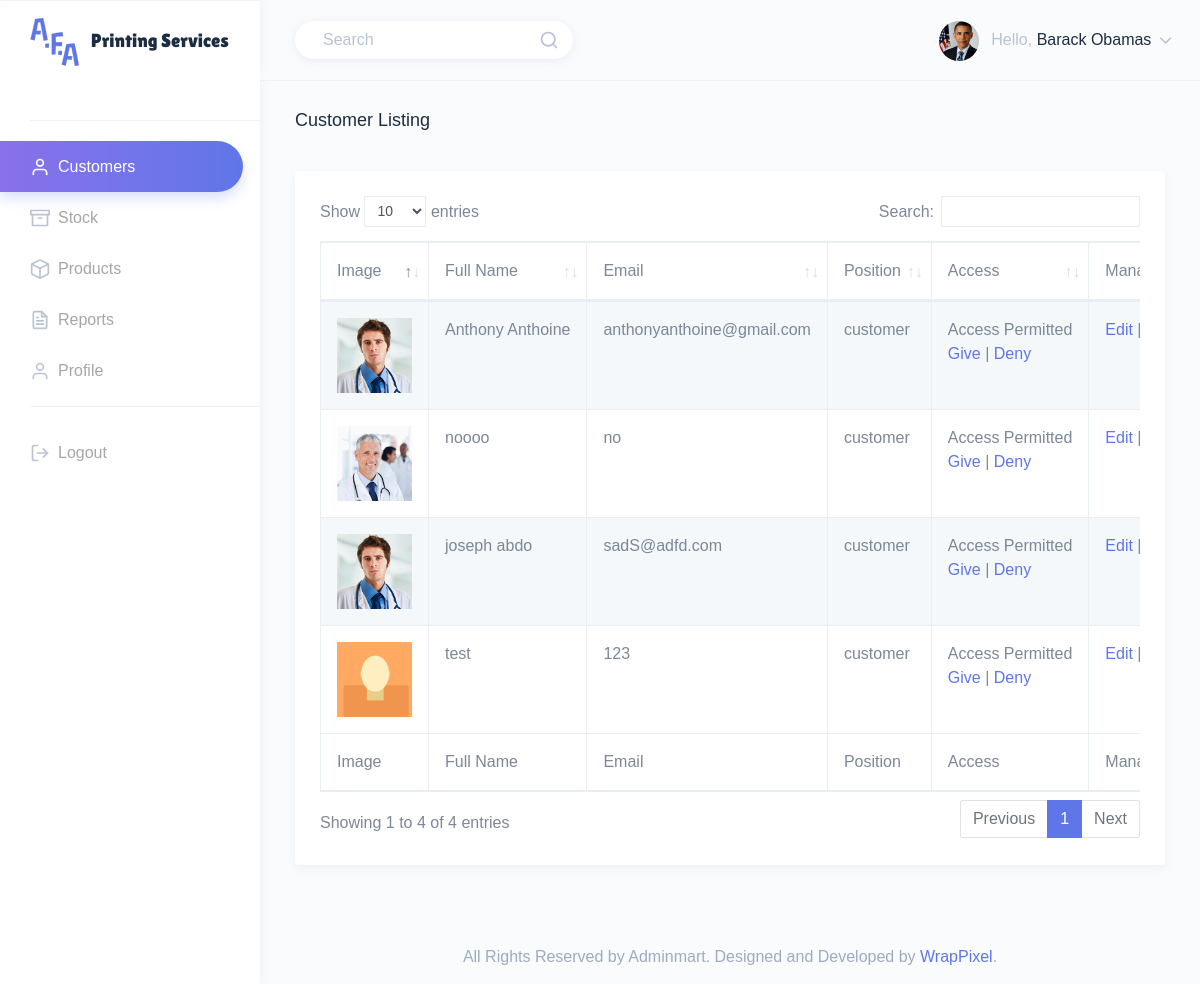
The app's page /src/html/manager/index.php (signed in) with its own data.
### tables this page shows
CREATE TABLE IF NOT EXISTS `user` (
  `user_id` int(11) NOT NULL AUTO_INCREMENT,
  `full_name` varchar(150) NOT NULL,
  `email` varchar(150) NOT NULL,
  `phone` varchar(150) NOT NULL,
  `username` varchar(150) NOT NULL,
  `password` varchar(150) NOT NULL,
  `role` int(11) NOT NULL,
  `access` tinyint(1) NOT NULL,
  `image_url` varchar(150) NOT NULL,
  PRIMARY KEY (`user_id`),
  KEY `role` (`role`)
);

CREATE TABLE IF NOT EXISTS `customer` (
  `customer_id` int(11) NOT NULL AUTO_INCREMENT,
  `full_name` varchar(150) NOT NULL,
  `email` varchar(150) NOT NULL,
  `phone` varchar(150) NOT NULL,
  `username` varchar(150) NOT NULL,
  `password` varchar(255) NOT NULL,
  `image_url` varchar(150) NOT NULL,
  `access` tinyint(1) NOT NULL,
  PRIMARY KEY (`customer_id`)
);

### src/html/manager/index.php (the view, shortened to what this page needs)
<?php
    require_once('../../database/db.php');
    $sql = "SELECT full_name, image_url FROM user WHERE user_id=".$_SESSION['id']."";
    $query_result = mysqli_query($conn, $sql);
    while($record = mysqli_fetch_assoc($query_result)) {
      $user_info[] = $record;
    }
    $image_path=json_decode($user_info[0]['image_url'], true);
    $sql = "SELECT * FROM customer";
    $query_result = mysqli_query($conn, $sql);
    while($record = mysqli_fetch_assoc($query_result)) {
      $customer[] = $record;
    }
?>
<!DOCTYPE html>
<html dir="ltr" lang="en">
<head>
    <link href="../../assets/extra-libs/datatables.net-bs4/css/dataTables.bootstrap4.css" rel="stylesheet">
    <link href="../../dist/css/style.min.css" rel="stylesheet">
</head>
<body>
    <div id="main-wrapper" data-theme="light" data-layout="vertical" data-navbarbg="skin6" data-sidebartype="full" data-sidebar-position="fixed" data-header-position="fixed" data-boxed-layout="full">
        <header class="topbar" data-navbarbg="skin6">
            <nav class="navbar top-navbar navbar-expand-md">
                <div class="navbar-header" data-logobg="skin6">
                    <div class="navbar-brand">
                        <a href="index.php">
                            <b class="logo-icon">
                                <img src="../../assets/images/logo-icon-1.svg" alt="homepage" class="dark-logo" />
                            </b>
                            <span class="logo-text">
                                <img src="../../assets/images/logo-text-1.svg" alt="homepage" class="dark-logo" />
                            </span>
                        </a>
                    </div>
                </div>
                <div class="navbar-collapse collapse" id="navbarSupportedContent">
                    <ul class="navbar-nav float-left mr-auto ml-3 pl-1">
                      <li class="nav-item d-none d-md-block">
                          <a class="nav-link" href="javascript:void(0)">
                              <form>
                                  <div class="customize-input">
                                      <input class="form-control custom-shadow custom-radius border-0 bg-white"
                                          type="search" placeholder="Search" aria-label="Search">
                                      <i class="form-control-icon" data-feather="search"></i>
                                  </div>
                              </form>
                          </a>
                      </li>
                    </ul>
                    <ul class="navbar-nav float-right">
                        <li class="nav-item dropdown">
                            <a class="nav-link dropdown-toggle" href="javascript:void(0)" data-toggle="dropdown"
                                aria-haspopup="true" aria-expanded="false">
                                <?php echo"<img src='../../assets/images/users/".$image_path['path']."' alt='user' class='rounded-circle'
                                    width='40'>"; ?>
                                <span class="ml-2 d-none d-lg-inline-block"><span>Hello,</span> <span
                                        class="text-dark"><?php echo $user_info[0]['full_name']; ?></span> <i data-feather="chevron-down"
                                        class="svg-icon"></i></span>
                            </a>
                        </li>
                    </ul>
                </div>
            </nav>
        </header>
        <aside class="left-sidebar" data-sidebarbg="skin6">
            <div class="scroll-sidebar" data-sidebarbg="skin6">
                <nav class="sidebar-nav">
                    <ul id="sidebarnav">
                    <li class="list-divider"></li>
                    <li class="sidebar-item"> <a class="sidebar-link" href="index.php"
                            aria-expanded="false"><i data-feather="user" class="feather-icon"></i><span
                                class="hide-menu">Customers</span></a>
                    </li>
                    <li class="sidebar-item"> <a class="sidebar-link sidebar-link" href="stock.php"
                            aria-expanded="false"><i data-feather="archive" class="feather-icon"></i><span
                                class="hide-menu">Stock</span></a>
                    </li>
                    <li class="sidebar-item"> <a class="sidebar-link sidebar-link" href="products.php"
                            aria-expanded="false"><i data-feather="box" class="feather-icon"></i><span
                                class="hide-menu">Products</span></a>
                    </li>
                    <li class="sidebar-item"> <a class="sidebar-link sidebar-link" href="reports.php"
                            aria-expanded="false"><i data-feather="file-text" class="feather-icon"></i><span
                                class="hide-menu">Reports</span></a>
                    </li>
                    <li class="sidebar-item"> <a class="sidebar-link sidebar-link" href="profile.php"
                        aria-expanded="false"><i data-feather="user" class="feather-icon"></i><span
                            class="hide-menu">Profile</span></a>
                    </li>
                        <li class="list-divider"></li>
                        <li class="sidebar-item"> <a class="sidebar-link sidebar-link" href="../logout.php"
                                aria-expanded="false"><i data-feather="log-out" class="feather-icon"></i><span
                                    class="hide-menu">Logout</span></a></li>
                    </ul>
                </nav>
            </div>
        </aside>
        <div class="page-wrapper">
            <div class="page-breadcrumb">
                <div class="row">
                    <div class="col-7 align-self-center">
                        <h4 class="page-title text-truncate text-dark font-weight-medium mb-1">Customer Listing</h4>
                    </div>
                </div>
            </div>
            <div class="container-fluid">
                <div class="row">
                    <div class="col-12">
                        <div class="card">
                            <div class="card-body">
                                <div class="table-responsive">
                                    <table id="zero_config" class="table table-striped table-bordered no-wrap">
                                        <thead>
                                            <tr>
                                              <th>Image</th>
                                              <th>Full Name</th>
                                              <th>Email</th>
                                              <th>Position</th>
                                              <th>Access</th>
                                              <th>Manage</th>
                                            </tr>
                                        </thead>
                                        <tbody>
                                          <?php
                                              for($i=0;$i<count($customer);$i++){
                                                  $user_id=$customer[$i]['customer_id'];
                                                  $image_path=json_decode($customer[$i]['image_url'],true);
                                                  $full_name=$customer[$i]['full_name'];
                                                  $email=$customer[$i]['email'];
                                                  $position="customer";
                                                  if($customer[$i]['access']==0){
                                                      $access="Access Denied";
                                                  }else{
                                                      $access="Access Permitted";
                                                  }
                                                  echo "<tr>";
                                                  echo"<td> <img src='../../assets/images/users/".$image_path['path']."' width='75' height='75'></td>";
                                                  echo"<td>".$full_name."</td>";
                                                  echo"<td>".$email."</td>";
                                                  echo"<td>".$position."</td>";
                                                  echo"<td>".$access."<br />  <a href='../../database/customer_give_access.php?userId=".$user_id."'>Give</a> | <a href='../../database/customer_remove_access.php?userId=".$user_id."'>Deny</a> </td>";
                                                  echo"<td> <a href='./edit_customer.php?userId=".$user_id."'>Edit</a> | <a href='../../database/delete_customer.php?userId=".$user_id."'>Delete</a>  </td>";
                                                  echo "</tr>";
                                              }
                                          ?>
                                        </tbody>
                                        <tfoot>
                                            <tr>
                                              <th>Image</th>
                                              <th>Full Name</th>
                                              <th>Email</th>
                                              <th>Position</th>
                                              <th>Access</th>
                                              <th>Manage</th>
                                            </tr>
                                        </tfoot>
                                    </table>
                                </div>
                            </div>
                        </div>
                    </div>
                </div>
            </div>
            <footer class="footer text-center text-muted">
                All Rights Reserved by Adminmart. Designed and Developed by <a
                    href="https://wrappixel.com">WrapPixel</a>.
            </footer>
        </div>
    </div>
</body>
</html>

### records on screen
user: full_name "Barack Obamas"
customer: full_name "Anthony Anthoine", email "anthonyanthoine@gmail.com", position "customer", access "Access Permitted"
customer: shows a picture, full_name "noooo", email "no", position "customer", access "Access Permitted"
customer: full_name "joseph abdo", email "sadS@adfd.com", position "customer", access "Access Permitted"
customer: shows a picture, full_name "test", email "123", position "customer", access "Access Permitted"
